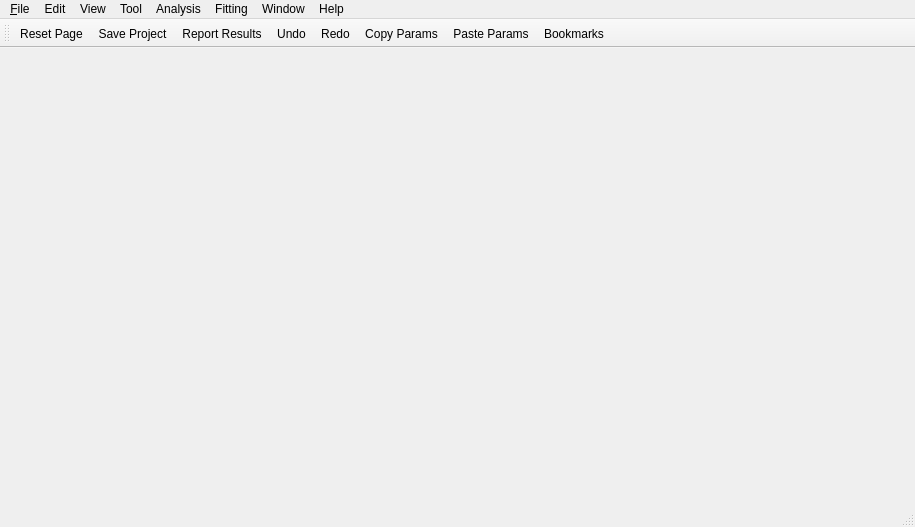
<?xml version="1.0" encoding="UTF-8"?>
<ui version="4.0">
 <class>MainWindow</class>
 <widget class="QMainWindow" name="MainWindow">
  <property name="geometry">
   <rect>
    <x>0</x>
    <y>0</y>
    <width>915</width>
    <height>527</height>
   </rect>
  </property>
  <property name="windowTitle">
   <string>MainWindow</string>
  </property>
  <property name="windowIcon">
   <iconset>
    <normaloff>:/res/ball.ico</normaloff>:/res/ball.ico</iconset>
  </property>
  <widget class="QWidget" name="centralwidget"/>
  <widget class="QMenuBar" name="menubar">
   <property name="geometry">
    <rect>
     <x>0</x>
     <y>0</y>
     <width>915</width>
     <height>22</height>
    </rect>
   </property>
   <widget class="QMenu" name="menu_File">
    <property name="title">
     <string>&amp;File</string>
    </property>
    <addaction name="actionLoadData"/>
    <addaction name="actionLoad_Data_Folder"/>
    <addaction name="separator"/>
    <addaction name="actionOpen_Project"/>
    <addaction name="actionOpen_Analysis"/>
    <addaction name="separator"/>
    <addaction name="actionSave"/>
    <addaction name="actionSave_Analysis"/>
    <addaction name="separator"/>
    <addaction name="actionQuit"/>
   </widget>
   <widget class="QMenu" name="menuEdit">
    <property name="title">
     <string>Edit</string>
    </property>
    <widget class="QMenu" name="menuCopy_Params_As">
     <property name="title">
      <string>Copy Params To Format...</string>
     </property>
     <addaction name="actionExcel"/>
     <addaction name="actionLatex"/>
    </widget>
    <addaction name="actionUndo"/>
    <addaction name="actionRedo"/>
    <addaction name="separator"/>
    <addaction name="actionCopy"/>
    <addaction name="actionPaste"/>
    <addaction name="separator"/>
    <addaction name="menuCopy_Params_As"/>
    <addaction name="separator"/>
    <addaction name="actionReport"/>
    <addaction name="actionReset"/>
   </widget>
   <widget class="QMenu" name="menuView">
    <property name="title">
     <string>View</string>
    </property>
    <addaction name="actionShow_Grid_Window"/>
    <addaction name="separator"/>
    <addaction name="actionHide_Toolbar"/>
    <addaction name="separator"/>
    <addaction name="actionStartup_Settings"/>
    <addaction name="separator"/>
    <addaction name="actionCategory_Manager"/>
   </widget>
   <widget class="QMenu" name="menuTool">
    <property name="title">
     <string>Tool</string>
    </property>
    <addaction name="actionData_Operation"/>
    <addaction name="separator"/>
    <addaction name="actionSLD_Calculator"/>
    <addaction name="actionDensity_Volume_Calculator"/>
    <addaction name="actionSlit_Size_Calculator"/>
    <addaction name="actionKeissig_Calculator"/>
    <addaction name="actionSAS_Resolution_Estimator"/>
    <addaction name="actionGeneric_Scattering_Calculator"/>
    <addaction name="separator"/>
    <addaction name="actionPython_Shell_Editor"/>
    <addaction name="actionImage_Viewer"/>
   </widget>
   <widget class="QMenu" name="menuFitting">
    <property name="title">
     <string>Fitting</string>
    </property>
    <addaction name="actionNew_Fit_Page"/>
    <addaction name="separator"/>
    <addaction name="actionConstrained_Fit"/>
    <addaction name="actionCombine_Batch_Fit"/>
    <addaction name="separator"/>
    <addaction name="actionFit_Options"/>
    <addaction name="actionGPU_Options"/>
    <addaction name="actionFit_Results"/>
    <addaction name="separator"/>
    <addaction name="actionChain_Fitting"/>
    <addaction name="separator"/>
    <addaction name="actionEdit_Custom_Model"/>
   </widget>
   <widget class="QMenu" name="menuWindow">
    <property name="title">
     <string>Window</string>
    </property>
    <addaction name="actionCascade"/>
    <addaction name="actionTile"/>
    <addaction name="separator"/>
    <addaction name="actionArrange_Icons"/>
    <addaction name="actionNext"/>
    <addaction name="actionPrevious"/>
    <addaction name="separator"/>
   </widget>
   <widget class="QMenu" name="menuAnalysis">
    <property name="title">
     <string>Analysis</string>
    </property>
    <addaction name="actionFitting"/>
    <addaction name="actionInversion"/>
    <addaction name="actionInvariant"/>
   </widget>
   <widget class="QMenu" name="menuHelp">
    <property name="title">
     <string>Help</string>
    </property>
    <addaction name="actionDocumentation"/>
    <addaction name="separator"/>
    <addaction name="actionTutorial"/>
    <addaction name="separator"/>
    <addaction name="actionAcknowledge"/>
    <addaction name="separator"/>
    <addaction name="actionAbout"/>
    <addaction name="actionCheck_for_update"/>
   </widget>
   <addaction name="menu_File"/>
   <addaction name="menuEdit"/>
   <addaction name="menuView"/>
   <addaction name="menuTool"/>
   <addaction name="menuAnalysis"/>
   <addaction name="menuFitting"/>
   <addaction name="menuWindow"/>
   <addaction name="menuHelp"/>
  </widget>
  <widget class="QStatusBar" name="statusbar">
   <property name="sizePolicy">
    <sizepolicy hsizetype="Preferred" vsizetype="Fixed">
     <horstretch>0</horstretch>
     <verstretch>0</verstretch>
    </sizepolicy>
   </property>
  </widget>
  <widget class="QToolBar" name="toolBar">
   <property name="windowTitle">
    <string>toolBar</string>
   </property>
   <attribute name="toolBarArea">
    <enum>TopToolBarArea</enum>
   </attribute>
   <attribute name="toolBarBreak">
    <bool>false</bool>
   </attribute>
   <addaction name="actionReset"/>
   <addaction name="actionSave"/>
   <addaction name="actionReport"/>
   <addaction name="actionUndo"/>
   <addaction name="actionRedo"/>
   <addaction name="actionCopy"/>
   <addaction name="actionPaste"/>
   <addaction name="actionBookmarks"/>
  </widget>
  <action name="actionReset">
   <property name="icon">
    <iconset>
     <normaloff>:/res/reset.png</normaloff>:/res/reset.png</iconset>
   </property>
   <property name="text">
    <string>Reset Page</string>
   </property>
   <property name="toolTip">
    <string>Reset</string>
   </property>
  </action>
  <action name="actionSave">
   <property name="icon">
    <iconset>
     <normaloff>:/res/save.png</normaloff>:/res/save.png</iconset>
   </property>
   <property name="text">
    <string>Save Project</string>
   </property>
   <property name="toolTip">
    <string>Save</string>
   </property>
  </action>
  <action name="actionReport">
   <property name="icon">
    <iconset>
     <normaloff>:/res/report.png</normaloff>:/res/report.png</iconset>
   </property>
   <property name="text">
    <string>Report Results</string>
   </property>
   <property name="toolTip">
    <string>report</string>
   </property>
  </action>
  <action name="actionUndo">
   <property name="icon">
    <iconset>
     <normaloff>:/res/undo.png</normaloff>
     <normalon>res/undo.png</normalon>:/res/undo.png</iconset>
   </property>
   <property name="text">
    <string>Undo</string>
   </property>
  </action>
  <action name="actionRedo">
   <property name="icon">
    <iconset>
     <normaloff>:/res/redo.png</normaloff>:/res/redo.png</iconset>
   </property>
   <property name="text">
    <string>Redo</string>
   </property>
   <property name="toolTip">
    <string>Redo</string>
   </property>
  </action>
  <action name="actionCopy">
   <property name="icon">
    <iconset>
     <normaloff>:/res/copy.png</normaloff>:/res/copy.png</iconset>
   </property>
   <property name="text">
    <string>Copy Params</string>
   </property>
   <property name="toolTip">
    <string>Copy parameter values</string>
   </property>
  </action>
  <action name="actionPaste">
   <property name="icon">
    <iconset>
     <normaloff>:/res/paste.png</normaloff>:/res/paste.png</iconset>
   </property>
   <property name="text">
    <string>Paste Params</string>
   </property>
   <property name="toolTip">
    <string>Paste parameter values</string>
   </property>
  </action>
  <action name="actionBookmarks">
   <property name="checkable">
    <bool>true</bool>
   </property>
   <property name="icon">
    <iconset>
     <normaloff>:/res/bookmark.png</normaloff>:/res/bookmark.png</iconset>
   </property>
   <property name="text">
    <string>Bookmarks</string>
   </property>
  </action>
  <action name="actionPerspective">
   <property name="text">
    <string>Perspective</string>
   </property>
  </action>
  <action name="actionLoadData">
   <property name="text">
    <string>Load Data File(s)</string>
   </property>
  </action>
  <action name="actionLoad_Data_Folder">
   <property name="text">
    <string>Load Data Folder</string>
   </property>
  </action>
  <action name="actionOpen_Project">
   <property name="text">
    <string>Open Project</string>
   </property>
  </action>
  <action name="actionOpen_Analysis">
   <property name="text">
    <string>Open Analysis</string>
   </property>
  </action>
  <action name="actionSave_Analysis">
   <property name="text">
    <string>Save Analysis</string>
   </property>
  </action>
  <action name="actionQuit">
   <property name="text">
    <string>Quit</string>
   </property>
  </action>
  <action name="actionShow_Grid_Window">
   <property name="text">
    <string>Show Grid Window</string>
   </property>
  </action>
  <action name="actionHide_Toolbar">
   <property name="text">
    <string>Hide Toolbar</string>
   </property>
  </action>
  <action name="actionStartup_Settings">
   <property name="text">
    <string>Startup Settings</string>
   </property>
  </action>
  <action name="actionCategory_Manager">
   <property name="text">
    <string>Category Manager</string>
   </property>
   <property name="toolTip">
    <string>Category Manager</string>
   </property>
  </action>
  <action name="actionData_Operation">
   <property name="text">
    <string>Data Operation</string>
   </property>
  </action>
  <action name="actionSLD_Calculator">
   <property name="text">
    <string>SLD Calculator</string>
   </property>
  </action>
  <action name="actionDensity_Volume_Calculator">
   <property name="text">
    <string>Density/Volume Calculator</string>
   </property>
  </action>
  <action name="actionSlit_Size_Calculator">
   <property name="text">
    <string>Slit Size Calculator</string>
   </property>
  </action>
  <action name="actionSAS_Resolution_Estimator">
   <property name="text">
    <string>SAS Resolution Estimator</string>
   </property>
  </action>
  <action name="actionGeneric_Scattering_Calculator">
   <property name="text">
    <string>Generic Scattering Calculator</string>
   </property>
  </action>
  <action name="actionPython_Shell_Editor">
   <property name="text">
    <string>Python Shell/Editor</string>
   </property>
  </action>
  <action name="actionImage_Viewer">
   <property name="text">
    <string>Image Viewer</string>
   </property>
  </action>
  <action name="actionNew_Fit_Page">
   <property name="text">
    <string>New Fit Page</string>
   </property>
  </action>
  <action name="actionConstrained_Fit">
   <property name="text">
    <string>Constrained or Simultaneous Fit</string>
   </property>
  </action>
  <action name="actionCombine_Batch_Fit">
   <property name="text">
    <string>Combine Batch Fit</string>
   </property>
  </action>
  <action name="actionFit_Options">
   <property name="text">
    <string>Fit Algorithms</string>
   </property>
  </action>
  <action name="actionFit_Results">
   <property name="text">
    <string>Fit Results</string>
   </property>
  </action>
  <action name="actionChain_Fitting">
   <property name="text">
    <string>Chain Fitting (BatchFit only)</string>
   </property>
  </action>
  <action name="actionEdit_Custom_Model">
   <property name="text">
    <string>Edit Custom Model</string>
   </property>
  </action>
  <action name="actionCascade">
   <property name="text">
    <string>Cascade</string>
   </property>
  </action>
  <action name="actionTile">
   <property name="text">
    <string>Tile</string>
   </property>
  </action>
  <action name="actionTile_Vertically">
   <property name="text">
    <string>Tile Vertically</string>
   </property>
  </action>
  <action name="actionArrange_Icons">
   <property name="text">
    <string>Arrange Icons</string>
   </property>
  </action>
  <action name="actionNext">
   <property name="text">
    <string>Next</string>
   </property>
  </action>
  <action name="actionPrevious">
   <property name="text">
    <string>Previous</string>
   </property>
  </action>
  <action name="actionFitting">
   <property name="checkable">
    <bool>true</bool>
   </property>
   <property name="text">
    <string>Fitting</string>
   </property>
  </action>
  <action name="actionInversion">
   <property name="checkable">
    <bool>true</bool>
   </property>
   <property name="text">
    <string>Pr Inversion</string>
   </property>
  </action>
  <action name="actionInvariant">
   <property name="checkable">
    <bool>true</bool>
   </property>
   <property name="text">
    <string>Invariant</string>
   </property>
  </action>
  <action name="actionDocumentation">
   <property name="text">
    <string>Documentation</string>
   </property>
  </action>
  <action name="actionTutorial">
   <property name="text">
    <string>Tutorial</string>
   </property>
  </action>
  <action name="actionAcknowledge">
   <property name="text">
    <string>Acknowledge</string>
   </property>
  </action>
  <action name="actionAbout">
   <property name="text">
    <string>About</string>
   </property>
  </action>
  <action name="actionCheck_for_update">
   <property name="text">
    <string>Check for update</string>
   </property>
  </action>
  <action name="actionExcel">
   <property name="text">
    <string>Excel</string>
   </property>
  </action>
  <action name="actionLatex">
   <property name="text">
    <string>Latex</string>
   </property>
  </action>
  <action name="actionKeissig_Calculator">
   <property name="text">
    <string>Kiessig Thickness Calculator</string>
   </property>
  </action>
  <action name="actionGPU_Options">
   <property name="text">
    <string>GPU Options</string>
   </property>
  </action>
 </widget>
 <resources/>
 <connections/>
</ui>
